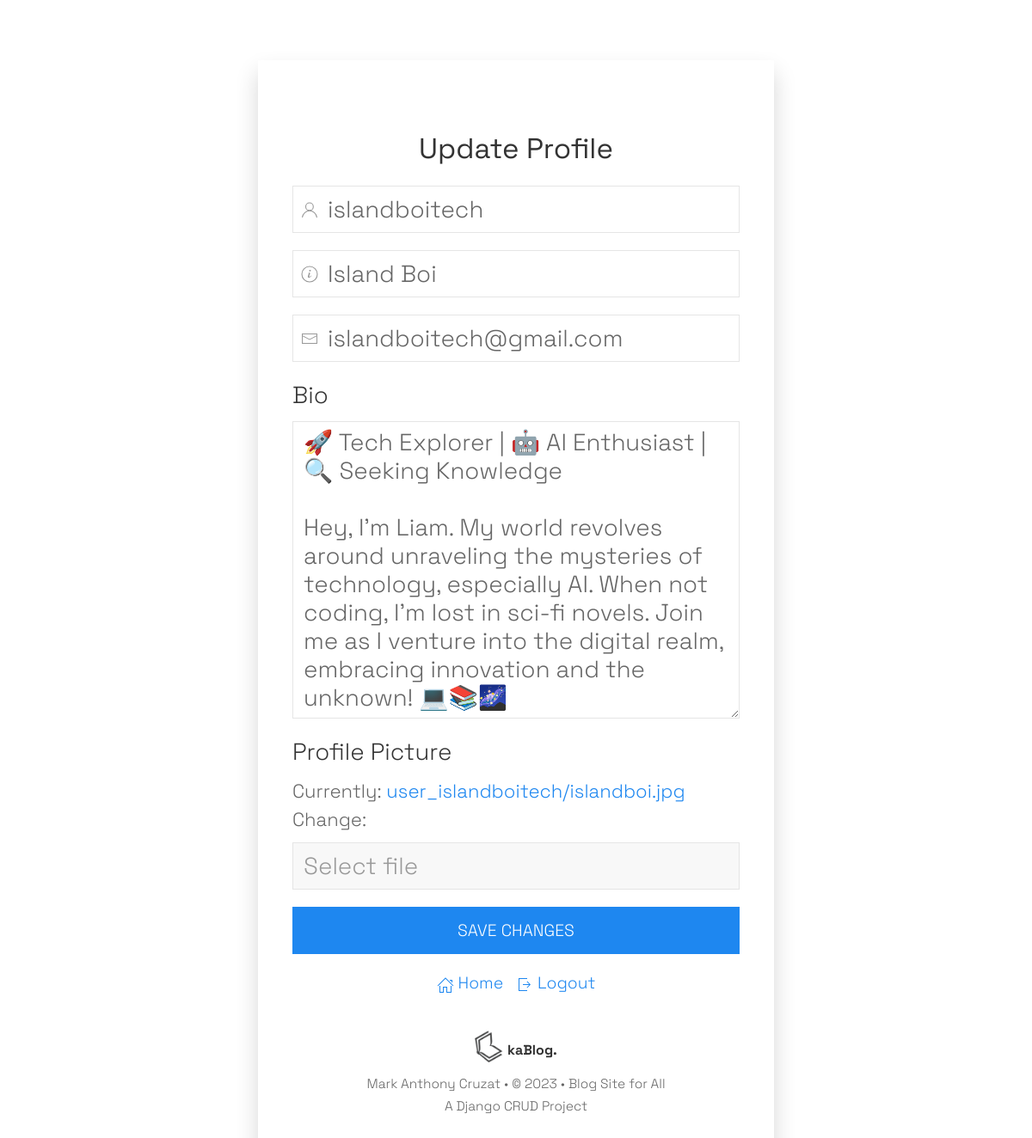
Screenshot of /user/editprofile/ (signed in) with the database file from the repository.
### creds/models.py (models this page shows)
class User(AbstractUser):
    name=models.CharField(max_length=200, null=True, verbose_name='Full Name')
    email=models.EmailField(verbose_name="Email address", max_length=255, unique=True,)
    bio=models.TextField(null=True, blank=True)
    avatar=models.ImageField(null=True, verbose_name='Profile piture', upload_to = user_directory_path, default='avatar.png')
    USERNAME_FIELD="email"
    REQUIRED_FIELDS=[]

### creds/views.py (the view)
# urls.py: path('user/editprofile/', edit_userprofile, name="edit-profile")
@login_required(login_url='login')
def edit_userprofile(request):
    user=request.user
    if request.method=='POST':
        form=FormUserProfile(request.POST, request.FILES, instance=user)
        if form.is_valid():
            form.save()
            return redirect('user-profile', pk=user.id)
    form=FormUserProfile(instance=user)
    context={'form':form, 'pagetitle':"Update Profile"}
    return render(request, 'creds/form_edit_userprofile.html', context)

### creds/forms.py
class FormUserProfile(ModelForm):
    class Meta:
        model = User
        fields = ['avatar','username', 'name', 'email', 'bio']

### creds/templates/creds/form_edit_userprofile.html (shortened to what this page needs)
<!DOCTYPE html>
<html lang="en">
    {% load static %}
<head>
    <link rel="stylesheet" href="{% static 'styles/uikit.css' %}" />
    <link rel="stylesheet" href="{% static 'styles/custom.css' %}">
</head>
<body>
      <div class="uk-section uk-flex uk-flex-middle uk-animation-fade" uk-height-viewport>
        <div class="uk-width-1-1">
          <div class="uk-container">
            <div class="uk-grid-margin uk-grid uk-grid-stack" uk-grid>
              <div class="uk-width-1-1">
                <div class="uk-margin uk-width-xlarge uk-margin-auto uk-card uk-card-default uk-card-body uk-box-shadow-large">
     <form method="post" action="" enctype="multipart/form-data">
      <form method="post" action="" enctype="multipart/form-data">
      <h3 class="uk-card-title uk-text-center">{{pagetitle|title}}</h3>
        <div class="uk-margin">
          <div class="uk-inline uk-width-1-1">
            <span class="uk-form-icon" uk-icon="icon: user"></span>
            <input type="text" name="username" maxlength="150" required="" id="id_username" class="uk-input uk-form-large" placeholder="User name" value="{{user.username}}">
          </div>
        </div>
        <div class="uk-margin">
          <div class="uk-inline uk-width-1-1">
            <span class="uk-form-icon" uk-icon="icon: info"></span>
            <input type="text" name="name" maxlength="200" required="" id="id_name" class="uk-input uk-form-large" placeholder="Full name" value="{% if user.name %}{{user.name}} {%endif%}">
          </div>
        </div>
        <div class="uk-margin">
          <div class="uk-inline uk-width-1-1">
            <span class="uk-form-icon" uk-icon="icon: mail"></span>
            <input type="email" name="email" maxlength="255" autofocus="" required="" id="id_email" class="uk-input uk-form-large" placeholder="Email address" value="{{user}}">
          </div>
        </div>
        <section class="uk-margin" uk-margin>
          <h4 class="uk-margin-remove-bottom"><label for="id_bio">Bio</label></h4>
          <textarea name="bio" cols="40" rows="10" id="id_bio" spellcheck="false" class="uk-textarea uk-form-large uk-width-expand" aria-label="Textarea" placeholder="Say something about yourself...">{% if user.bio %}{{user.bio}} {%endif%}</textarea>
        </section>
      <section class="uk-margin" uk-margin>
        <h4 class="uk-margin-remove-bottom"><label>Profile Picture</label></h4>
        <div id="mdc-workaround-remove-fileinput">
        {{ form.avatar }}
        </div>
        <div uk-form-custom="target: true" class="uk-width-expand">
            <input class="uk-input uk-form-large" type="text" placeholder="Select file" aria-label="Custom controls" disabled>
        </div>
      </section>
        <div class="uk-margin">
          <input type="submit" class="uk-button uk-button-primary uk-button-large uk-width-1-1" value="Save changes">
        </div>
        <div class="uk-text-small uk-text-center mdc-link-no-line"><a href="{%url 'page-blogs'%}"><span class=" uk-margin-remove-right" uk-icon="home"></span> Home</a> <a href="{% url 'logout' %}"><span class="uk-margin-small-left uk-margin-remove-right" uk-icon="sign-out"></span> Logout</a>
        </div>
      </form>
    <footer class="uk-width-1-1 uk-text-center uk-text-small uk-margin-medium-top">
      <div class="uk-card-body uk-padding-remove-top">
          <a class="uk-display-block uk-link-reset" href="{% url 'page-blogs' %}" aria-label="Back to Home"><img src="{% static 'images/logov3.png' %}"
                  class="uk-margin-remove-right uk-margin-small-bottom mdc-logo-tiny uk-display-inline-block" alt="kaBlog.">
              <h5 class="uk-margin-remove uk-text-bold uk-display-inline-block">kaBlog.</h5>
          </a>
          <small class="uk-margin-remove-bottom">Mark Anthony Cruzat • © 2023 • Blog Site for All</small>
          <small class="uk-margin-remove-bottom uk-display-block">A Django CRUD Project</small>
      </div>
    </footer>
              </div>
            </div>
          </div>
        </div>
      </div>
    </div>
  </body></html>

### static/styles/custom.css (style rules this page uses)
* { box-sizing: border-box; font-family: 'Space Grotesk', sans-serif !important; font-weight: 300; }
html { font-size: clamp(16px, 3.5vw, 22px); line-height: 1.5em; }
.mdc-link-no-line a, a.mdc-link-no-line { text-decoration: none; }
.mdc-logo-tiny { width: 1.5rem; }

### rows the page displays
User: username "islandboitech", name "Island Boi", email "islandboitech@gmail.com", bio "🚀 Tech Explorer | 🤖 AI Enthusiast | 🔍 Seeking Knowledge Hey, I'm Liam. My world revolves around unraveling the mysteries of technology, especially AI. When not coding, I'm lost in sci-fi novels. Join me as I venture into the digital realm, embracing innovation and the unknown! 💻📚🌌", avatar "Currently: user_islandboitech/islandboi.jpg Change:"

### other values shown
{{ pagetitle|title }} "Update Profile"
